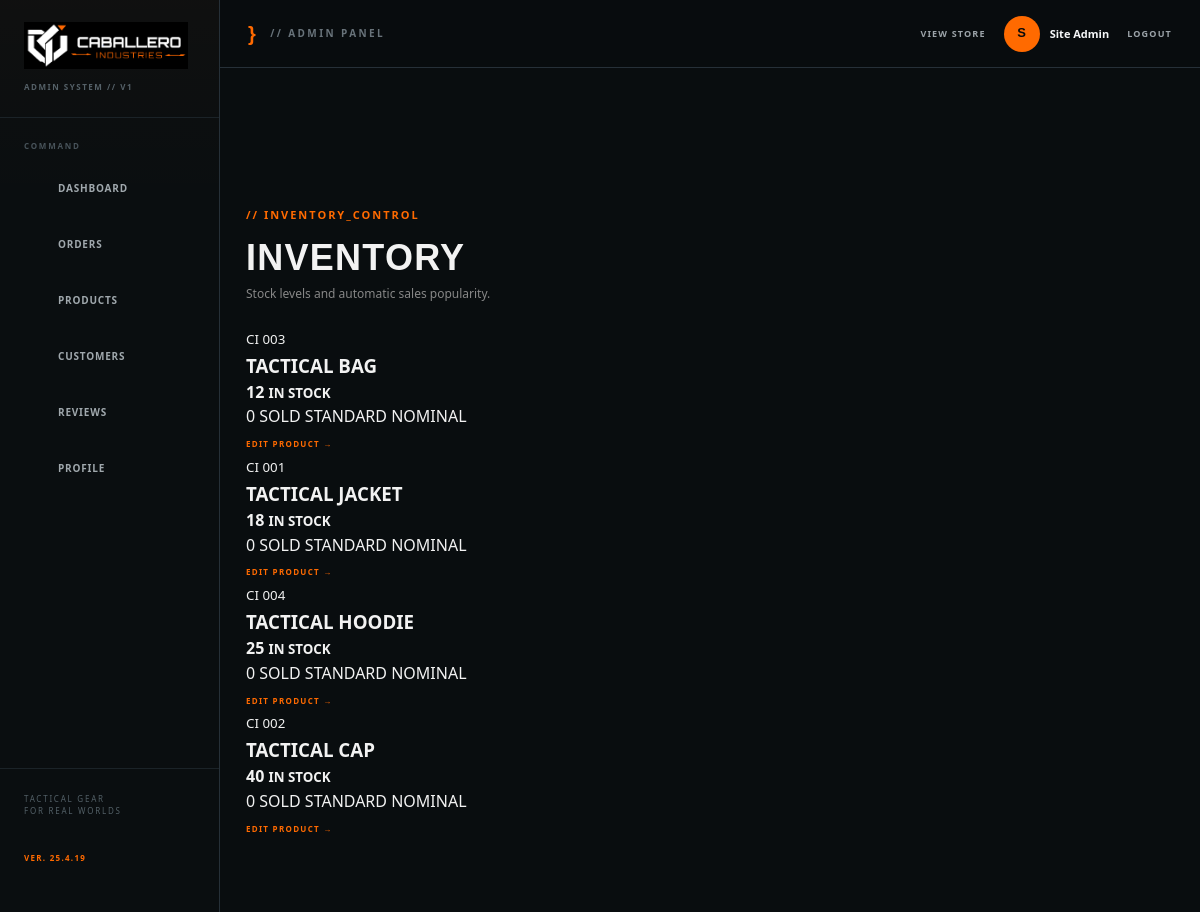
The page /admin/inventory.php (signed in) on the database its author committed.
### tables this page shows
CREATE TABLE IF NOT EXISTS products (
    id             INT AUTO_INCREMENT PRIMARY KEY,
    product_code   VARCHAR(20) NOT NULL UNIQUE,
    name           VARCHAR(150) NOT NULL,
    description    TEXT NULL,
    price          DECIMAL(10,2) NOT NULL,
    discount_price DECIMAL(10,2) NULL,
    quantity       INT UNSIGNED NOT NULL DEFAULT 0,
    image          VARCHAR(255) NOT NULL,
    is_featured    TINYINT(1) NOT NULL DEFAULT 0,
    is_popular     TINYINT(1) NOT NULL DEFAULT 0,
    created_at     TIMESTAMP NOT NULL DEFAULT CURRENT_TIMESTAMP
);

### helpers/helpers.php (called while the page is built, shortened)
<?php
function safe_output($text) {
    return htmlspecialchars((string) $text, ENT_QUOTES, 'UTF-8');
}
function get_daily_popular_product_ids($conn, $limit = 2) {
    $limit = max(1, (int) $limit);
    $sql = "SELECT oi.product_id, SUM(oi.quantity) AS units_sold
            FROM order_items oi
            JOIN orders o ON o.id = oi.order_id
            WHERE o.status = 'completed'
              AND DATE(o.created_at) = CURDATE()
            GROUP BY oi.product_id
            ORDER BY units_sold DESC, oi.product_id ASC
            LIMIT {$limit}";
    $stmt = $conn->prepare($sql);
    $stmt->execute();
    return array_map('intval', array_column($stmt->fetchAll(), 'product_id'));
}
?>

### admin/inventory.php (the view, shortened to what this page needs)
<?php
require_once __DIR__ . '/../database/db.php';
require_once __DIR__ . '/../helpers/helpers.php';
$sql = "
    SELECT
        p.*,
        COALESCE(
            SUM(
                CASE
                    WHEN o.status = 'completed' THEN oi.quantity
                    ELSE 0
                END
            ),
            0
        ) AS units_sold
    FROM products p
    LEFT JOIN order_items oi ON oi.product_id = p.id
    LEFT JOIN orders o ON o.id = oi.order_id
    GROUP BY p.id
    ORDER BY p.quantity ASC, p.name
";
$stmt = $conn->prepare($sql);
$stmt->execute();
$products = $stmt->fetchAll();
$daily_popular_ids = get_daily_popular_product_ids($conn, DAILY_POPULAR_LIMIT);
require __DIR__ . '/../includes/header.php';
?>
<section class="dashboard-shell">
    <div class="container">
        <div class="dashboard-heading">
            <div>
                <p class="tech-label">// INVENTORY_CONTROL</p>
                <h1 class="section-heading">INVENTORY</h1>
                <p class="dashboard-subtext">
                    Stock levels and automatic sales popularity.
                </p>
            </div>
        </div>
        <?php require __DIR__ . '/../includes/admin-nav.php'; ?>
        <div class="inventory-cards">
            <?php foreach ($products as $product): ?>
                <?php
                $stock = (int) $product['quantity'];
                $units_sold = (int) $product['units_sold'];
                if ($stock === 0) {
                    $stock_status = 'OUT OF STOCK';
                } elseif ($stock <= 5) {
                    $stock_status = 'LOW STOCK';
                } else {
                    $stock_status = 'NOMINAL';
                }
                $popularity = in_array((int) $product['id'], $daily_popular_ids, true)
                    ? 'POPULAR TODAY'
                    : 'STANDARD';
                ?>
                <article class="inventory-card">
                    <div>
                        <small><?php echo safe_output($product['product_code']); ?></small>
                        <h3><?php echo safe_output($product['name']); ?></h3>
                    </div>
                    <strong>
                        <?php echo $stock; ?>
                        <small> IN STOCK</small>
                    </strong>
                    <div class="inventory-card-meta">
                        <span><?php echo $units_sold; ?> SOLD</span>
                        <span><?php echo $popularity; ?></span>
                        <span><?php echo $stock_status; ?></span>
                    </div>
                    <a
                        class="text-link compact-link"
                        href="edit-product.php?id=<?php echo (int) $product['id']; ?>"
                    >
                        EDIT PRODUCT →
                    </a>
                </article>
            <?php endforeach; ?>
        </div>
    </div>
</section>
<?php require __DIR__ . '/../includes/footer.php'; ?>

### rows shown on the page
products: product_code "CI 003", name "TACTICAL BAG", quantity "12", units_sold "0", id "STANDARD", quantity "NOMINAL"
products: product_code "CI 001", name "TACTICAL JACKET", quantity "18", units_sold "0", id "STANDARD", quantity "NOMINAL"
products: product_code "CI 004", name "TACTICAL HOODIE", quantity "25", units_sold "0", id "STANDARD", quantity "NOMINAL"
products: product_code "CI 002", name "TACTICAL CAP", quantity "40", units_sold "0", id "STANDARD", quantity "NOMINAL"

### other values the page prints
substr($_SESSION['user_name'] ?? 'A', 0, 1) "S"
safe_output($_SESSION['user_name'] ?? 'Admin') "Site Admin"
$tab[0] "DASHBOARD"
$tab[0] "ORDERS"
$tab[0] "PRODUCTS"
$tab[0] "CUSTOMERS"
$tab[0] "REVIEWS"
$tab[0] "PROFILE"
